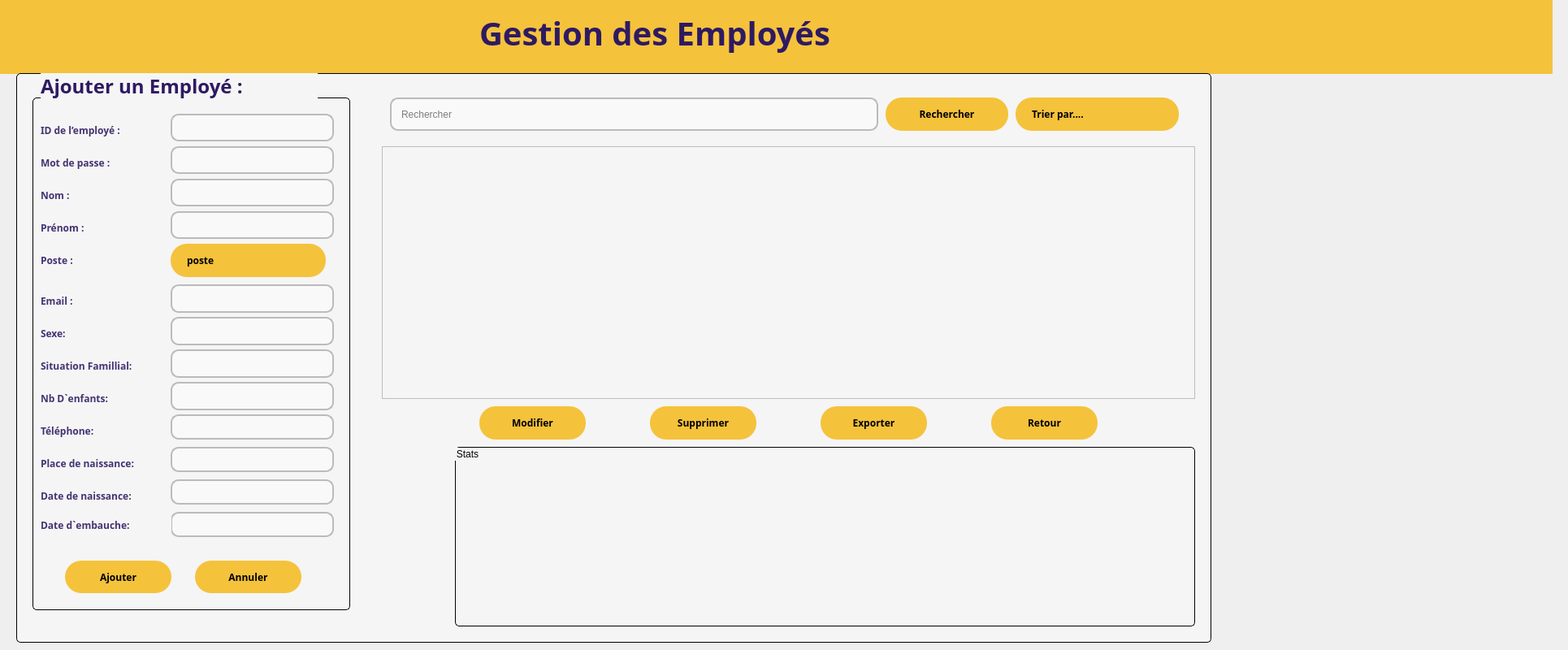
    <widget class="QWidget" name="page_3">
     <widget class="QLabel" name="label_5">
      <property name="geometry">
       <rect>
        <x>-10</x>
        <y>-10</y>
        <width>1921</width>
        <height>101</height>
       </rect>
      </property>
      <property name="font">
       <font>
        <family>Poppins</family>
        <pointsize>28</pointsize>
        <bold>true</bold>
       </font>
      </property>
      <property name="styleSheet">
       <string notr="true">background-color: rgb(245, 194, 60);
color: rgb(46, 26, 98);</string>
      </property>
      <property name="text">
       <string/>
      </property>
     </widget>
     <widget class="QLabel" name="label_6">
      <property name="geometry">
       <rect>
        <x>40</x>
        <y>-10</y>
        <width>201</width>
        <height>101</height>
       </rect>
      </property>
      <property name="styleSheet">
       <string notr="true">background-color: rgb(245, 194, 60);</string>
      </property>
      <property name="text">
       <string/>
      </property>
      <property name="pixmap">
       <pixmap>:/pic/pic/logo.png</pixmap>
      </property>
     </widget>
     <widget class="QLabel" name="label_7">
      <property name="geometry">
       <rect>
        <x>590</x>
        <y>-10</y>
        <width>941</width>
        <height>101</height>
       </rect>
      </property>
      <property name="font">
       <font>
        <family>Poppins</family>
        <pointsize>30</pointsize>
        <bold>true</bold>
       </font>
      </property>
      <property name="styleSheet">
       <string notr="true">background-color: rgb(245, 194, 60);
color: rgb(46, 26, 98);</string>
      </property>
      <property name="text">
       <string>Gestion des Employés</string>
      </property>
     </widget>
     <widget class="QLabel" name="label_26">
      <property name="geometry">
       <rect>
        <x>0</x>
        <y>0</y>
        <width>141</width>
        <height>91</height>
       </rect>
      </property>
      <property name="styleSheet">
       <string notr="true">background-color: rgb(245, 194, 60);</string>
      </property>
      <property name="text">
       <string/>
      </property>
      <property name="pixmap">
       <pixmap resource="resources.qrc">:/images/hlow.png</pixmap>
      </property>
      <property name="scaledContents">
       <bool>true</bool>
      </property>
     </widget>
     <widget class="QGroupBox" name="groupBox_5">
      <property name="geometry">
       <rect>
        <x>20</x>
        <y>90</y>
        <width>1471</width>
        <height>701</height>
       </rect>
      </property>
      <property name="styleSheet">
       <string notr="true">QGroupBox {
     border: 1px solid black;
      border-radius: 5px;	
	 color: rgb(46, 26, 98);
background-color: rgb(245, 245, 245);
    }
 
</string>
      </property>
      <property name="title">
       <string/>
      </property>
      <widget class="QPushButton" name="editEMP">
       <property name="geometry">
        <rect>
         <x>570</x>
         <y>410</y>
         <width>131</width>
         <height>41</height>
        </rect>
       </property>
       <property name="font">
        <font>
         <family>Poppins</family>
         <bold>true</bold>
        </font>
       </property>
       <property name="styleSheet">
        <string notr="true">QPushButton {
    background-color: #F5C23C;
    color: black;
    border-radius: 20px;
    padding: 10px 20px;
    font-weight: bold;
}
QPushButton:hover {
background-color: rgb(46, 26, 98);
}</string>
       </property>
       <property name="text">
        <string>Modifier</string>
       </property>
       <property name="icon">
        <iconset theme="QIcon::ThemeIcon::EditCut"/>
       </property>
      </widget>
      <widget class="QGroupBox" name="groupBoxposte">
       <property name="geometry">
        <rect>
         <x>540</x>
         <y>460</y>
         <width>911</width>
         <height>221</height>
        </rect>
       </property>
       <property name="styleSheet">
        <string notr="true">color:black
</string>
       </property>
       <property name="title">
        <string>Stats</string>
       </property>
      </widget>
      <widget class="QPushButton" name="QuitterEMP">
       <property name="geometry">
        <rect>
         <x>1200</x>
         <y>410</y>
         <width>131</width>
         <height>41</height>
        </rect>
       </property>
       <property name="font">
        <font>
         <family>Poppins</family>
         <bold>true</bold>
        </font>
       </property>
       <property name="styleSheet">
        <string notr="true">QPushButton {
    background-color: #F5C23C;
    color: black;
    border-radius: 20px;
    padding: 10px 20px;
    font-weight: bold;
}
QPushButton:hover {
background-color: rgb(46, 26, 98);
}</string>
       </property>
       <property name="text">
        <string>Retour</string>
       </property>
       <property name="icon">
        <iconset theme="QIcon::ThemeIcon::GoHome"/>
       </property>
      </widget>
      <widget class="QPushButton" name="exporterEMP">
       <property name="geometry">
        <rect>
         <x>990</x>
         <y>410</y>
         <width>131</width>
         <height>41</height>
        </rect>
       </property>
       <property name="font">
        <font>
         <family>Poppins</family>
         <bold>true</bold>
        </font>
       </property>
       <property name="styleSheet">
        <string notr="true">QPushButton {
    background-color: #F5C23C;
    color: black;
    border-radius: 20px;
    padding: 10px 20px;
    font-weight: bold;
}
QPushButton:hover {
background-color: rgb(46, 26, 98);
}</string>
       </property>
       <property name="text">
        <string>Exporter</string>
       </property>
       <property name="icon">
        <iconset theme="QIcon::ThemeIcon::DocumentOpen"/>
       </property>
      </widget>
      <widget class="QTableView" name="tableView_3">
       <property name="geometry">
        <rect>
         <x>450</x>
         <y>90</y>
         <width>1001</width>
         <height>311</height>
        </rect>
       </property>
       <property name="font">
        <font>
         <family>Poppins</family>
         <bold>true</bold>
        </font>
       </property>
       <property name="styleSheet">
        <string notr="true">QTableView {
    background-color: #f5f5f5;       /* Light gray background */
    color: black;                    /* Text color */
    gridline-color: #d0d0d0;         /* Subtle grid */
    selection-background-color: #ffd966; /* Yellow highlight */
    selection-color: black;
}

QHeaderView::section {
    background-color: #4b2e83;       /* Purple header */
    color: white;                    /* White header text */
    font-weight: bold;
    padding: 4px;
    border: none;
}
</string>
       </property>
      </widget>
      <widget class="QPushButton" name="suppEMP">
       <property name="geometry">
        <rect>
         <x>780</x>
         <y>410</y>
         <width>131</width>
         <height>41</height>
        </rect>
       </property>
       <property name="font">
        <font>
         <family>Poppins</family>
         <bold>true</bold>
        </font>
       </property>
       <property name="styleSheet">
        <string notr="true">QPushButton {
    background-color: #F5C23C;
    color: black;
    border-radius: 20px;
    padding: 10px 20px;
    font-weight: bold;
}
QPushButton:hover {
background-color: rgb(46, 26, 98);
}</string>
       </property>
       <property name="text">
        <string>Supprimer</string>
       </property>
       <property name="icon">
        <iconset theme="QIcon::ThemeIcon::EditDelete"/>
       </property>
      </widget>
      <widget class="QGroupBox" name="groupBox_7">
       <property name="geometry">
        <rect>
         <x>20</x>
         <y>30</y>
         <width>391</width>
         <height>631</height>
        </rect>
       </property>
       <property name="styleSheet">
        <string notr="true">background-color: rgb(245, 245, 245);</string>
       </property>
       <property name="title">
        <string/>
       </property>
       <widget class="QLabel" name="label_id_2">
        <property name="geometry">
         <rect>
          <x>10</x>
          <y>30</y>
          <width>131</width>
          <height>20</height>
         </rect>
        </property>
        <property name="font">
         <font>
          <family>Poppins</family>
          <bold>true</bold>
         </font>
        </property>
        <property name="styleSheet">
         <string notr="true">color: rgb(68, 51, 114);</string>
        </property>
        <property name="text">
         <string>ID de l’employé :</string>
        </property>
       </widget>
       <widget class="QLineEdit" name="IDEMP">
        <property name="geometry">
         <rect>
          <x>170</x>
          <y>20</y>
          <width>201</width>
          <height>34</height>
         </rect>
        </property>
        <property name="styleSheet">
         <string notr="true">QLineEdit {
    background: #f9f9f9;
    border: 2px solid #bbb;
    border-radius: 10px;
    padding: 6px 10px;
	color: black;
}
QLineEdit:focus {
    border: 1px solid #5c6bc0; /* highlight on focus */
    background: #fff;
}</string>
        </property>
        <property name="text">
         <string/>
        </property>
       </widget>
       <widget class="QLabel" name="label_password_2">
        <property name="geometry">
         <rect>
          <x>10</x>
          <y>70</y>
          <width>111</width>
          <height>20</height>
         </rect>
        </property>
        <property name="font">
         <font>
          <family>Poppins</family>
          <bold>true</bold>
         </font>
        </property>
        <property name="styleSheet">
         <string notr="true">color:#443372</string>
        </property>
        <property name="text">
         <string>Mot de passe :</string>
        </property>
       </widget>
       <widget class="QLineEdit" name="motdepasseEMP">
        <property name="geometry">
         <rect>
          <x>170</x>
          <y>60</y>
          <width>201</width>
          <height>34</height>
         </rect>
        </property>
        <property name="styleSheet">
         <string notr="true">QLineEdit {
    background: #f9f9f9;
    border: 2px solid #bbb;
    border-radius: 10px;
    padding: 6px 10px;
	color: black;
}
QLineEdit:focus {
    border: 1px solid #5c6bc0; /* highlight on focus */
    background: #fff;
}</string>
        </property>
        <property name="echoMode">
         <enum>QLineEdit::EchoMode::Password</enum>
        </property>
       </widget>
       <widget class="QLabel" name="label_nom_2">
        <property name="geometry">
         <rect>
          <x>10</x>
          <y>110</y>
          <width>51</width>
          <height>20</height>
         </rect>
        </property>
        <property name="font">
         <font>
          <family>Poppins</family>
          <bold>true</bold>
         </font>
        </property>
        <property name="styleSheet">
         <string notr="true">color:#443372</string>
        </property>
        <property name="text">
         <string>Nom :</string>
        </property>
       </widget>
       <widget class="QLineEdit" name="nomEMP">
        <property name="geometry">
         <rect>
          <x>170</x>
          <y>100</y>
          <width>201</width>
          <height>34</height>
         </rect>
        </property>
        <property name="styleSheet">
         <string notr="true">QLineEdit {
    background: #f9f9f9;
    border: 2px solid #bbb;
    border-radius: 10px;
    padding: 6px 10px;
	color: black;
}
QLineEdit:focus {
    border: 1px solid #5c6bc0; /* highlight on focus */
    background: #fff;
}</string>
        </property>
       </widget>
       <widget class="QLabel" name="label_prenom_2">
        <property name="geometry">
         <rect>
          <x>10</x>
          <y>150</y>
          <width>71</width>
          <height>20</height>
         </rect>
        </property>
        <property name="font">
         <font>
          <family>Poppins</family>
          <bold>true</bold>
         </font>
        </property>
        <property name="styleSheet">
         <string notr="true">color:#443372
</string>
        </property>
        <property name="text">
         <string>Prénom :</string>
        </property>
       </widget>
       <widget class="QLineEdit" name="prenomEMP">
        <property name="geometry">
         <rect>
          <x>170</x>
          <y>140</y>
          <width>201</width>
          <height>34</height>
         </rect>
        </property>
        <property name="styleSheet">
         <string notr="true">QLineEdit {
    background: #f9f9f9;
    border: 2px solid #bbb;
    border-radius: 10px;
    padding: 6px 10px;
	color: black;
}
QLineEdit:focus {
    border: 1px solid #5c6bc0; /* highlight on focus */
    background: #fff;
}</string>
        </property>
       </widget>
       <widget class="QLabel" name="label_poste_2">
        <property name="geometry">
         <rect>
          <x>10</x>
          <y>190</y>
          <width>51</width>
          <height>20</height>
         </rect>
        </property>
        <property name="font">
         <font>
          <family>Poppins</family>
          <bold>true</bold>
         </font>
        </property>
        <property name="styleSheet">
         <string notr="true">color:#443372</string>
        </property>
        <property name="text">
         <string>Poste :</string>
        </property>
       </widget>
       <widget class="QLabel" name="label_email_2">
        <property name="geometry">
         <rect>
          <x>10</x>
          <y>240</y>
          <width>51</width>
          <height>20</height>
         </rect>
        </property>
        <property name="font">
         <font>
          <family>Poppins</family>
          <bold>true</bold>
         </font>
        </property>
        <property name="styleSheet">
         <string notr="true">color:#443372</string>
        </property>
        <property name="text">
         <string>Email :</string>
        </property>
       </widget>
       <widget class="QLineEdit" name="emailEMP">
        <property name="geometry">
         <rect>
          <x>170</x>
          <y>230</y>
          <width>201</width>
          <height>35</height>
         </rect>
        </property>
        <property name="styleSheet">
         <string notr="true">QLineEdit {
    background: #f9f9f9;
    border: 2px solid #bbb;
    border-radius: 10px;
    padding: 6px 10px;
	color: black;
}
QLineEdit:focus {
    border: 1px solid #5c6bc0; /* highlight on focus */
    background: #fff;
}</string>
        </property>
       </widget>
       <widget class="QLineEdit" name="sexeEMP_2">
        <property name="geometry">
         <rect>
          <x>170</x>
          <y>270</y>
          <width>201</width>
          <height>35</height>
         </rect>
        </property>
        <property name="styleSheet">
         <string notr="true">QLineEdit {
    background: #f9f9f9;
    border: 2px solid #bbb;
    border-radius: 10px;
    padding: 6px 10px;
	color: black;
}
QLineEdit:focus {
    border: 1px solid #5c6bc0; /* highlight on focus */
    background: #fff;
}</string>
        </property>
       </widget>
       <widget class="QLineEdit" name="situEMP">
        <property name="geometry">
         <rect>
          <x>170</x>
          <y>310</y>
          <width>201</width>
          <height>35</height>
         </rect>
        </property>
        <property name="styleSheet">
         <string notr="true">QLineEdit {
    background: #f9f9f9;
    border: 2px solid #bbb;
    border-radius: 10px;
    padding: 6px 10px;
	color: black;
}
QLineEdit:focus {
    border: 1px solid #5c6bc0; /* highlight on focus */
    background: #fff;
}</string>
        </property>
       </widget>
       <widget class="QLineEdit" name="enfantEMP">
        <property name="geometry">
         <rect>
          <x>170</x>
          <y>350</y>
          <width>201</width>
          <height>35</height>
         </rect>
        </property>
        <property name="styleSheet">
         <string notr="true">QLineEdit {
    background: #f9f9f9;
    border: 2px solid #bbb;
    border-radius: 10px;
    padding: 6px 10px;
	color: black;
}
QLineEdit:focus {
    border: 1px solid #5c6bc0; /* highlight on focus */
    background: #fff;
}</string>
        </property>
       </widget>
       <widget class="QLabel" name="label_sexe_2">
        <property name="geometry">
         <rect>
          <x>10</x>
          <y>280</y>
          <width>61</width>
          <height>20</height>
         </rect>
        </property>
        <property name="font">
         <font>
          <family>Poppins</family>
          <bold>true</bold>
         </font>
        </property>
        <property name="styleSheet">
         <string notr="true">color:#443372</string>
        </property>
        <property name="text">
         <string>Sexe:</string>
        </property>
       </widget>
       <widget class="QLabel" name="label_situation_2">
        <property name="geometry">
         <rect>
          <x>10</x>
          <y>320</y>
          <width>151</width>
          <height>20</height>
         </rect>
        </property>
        <property name="font">
         <font>
          <family>Poppins</family>
          <bold>true</bold>
         </font>
        </property>
        <property name="styleSheet">
         <string notr="true">color:#443372</string>
        </property>
        <property name="text">
         <string>Situation Famillial:</string>
        </property>
       </widget>
       <widget class="QLabel" name="label_enfants_2">
        <property name="geometry">
         <rect>
          <x>10</x>
          <y>360</y>
          <width>121</width>
          <height>20</height>
         </rect>
        </property>
        <property name="font">
         <font>
          <family>Poppins</family>
          <bold>true</bold>
         </font>
        </property>
        <property name="styleSheet">
         <string notr="true">color:#443372</string>
        </property>
        <property name="text">
         <string>Nb D`enfants:</string>
        </property>
       </widget>
       <widget class="QLineEdit" name="telEMP">
        <property name="geometry">
         <rect>
          <x>170</x>
          <y>390</y>
          <width>201</width>
          <height>31</height>
         </rect>
        </property>
        <property name="styleSheet">
         <string notr="true">QLineEdit {
    background: #f9f9f9;
    border: 2px solid #bbb;
    border-radius: 10px;
    padding: 6px 10px;
	color: black;
}
QLineEdit:focus {
    border: 1px solid #5c6bc0; /* highlight on focus */
    background: #fff;
}</string>
        </property>
       </widget>
       <widget class="QLabel" name="label_telephone_2">
        <property name="geometry">
         <rect>
          <x>10</x>
          <y>400</y>
          <width>121</width>
          <height>20</height>
         </rect>
        </property>
        <property name="font">
         <font>
          <family>Poppins</family>
          <bold>true</bold>
         </font>
        </property>
        <property name="styleSheet">
         <string notr="true">color:#443372</string>
        </property>
        <property name="text">
         <string>Téléphone:</string>
        </property>
       </widget>
       <widget class="QPushButton" name="ajouterEMP">
        <property name="geometry">
         <rect>
          <x>40</x>
          <y>570</y>
          <width>131</width>
          <height>40</height>
         </rect>
        </property>
        <property name="font">
         <font>
          <family>Poppins</family>
          <bold>true</bold>
         </font>
        </property>
        <property name="styleSheet">
         <string notr="true">QPushButton {
    background-color: #F5C23C;
    color: black;
    border-radius: 20px;
    padding: 10px 20px;
    font-weight: bold;
}
QPushButton:hover {
background-color: rgb(46, 26, 98);
}</string>
        </property>
        <property name="text">
         <string>Ajouter</string>
        </property>
        <property name="icon">
         <iconset theme="QIcon::ThemeIcon::ContactNew"/>
        </property>
       </widget>
       <widget class="QPushButton" name="annulerEMP">
        <property name="geometry">
         <rect>
          <x>200</x>
          <y>570</y>
          <width>131</width>
          <height>40</height>
         </rect>
        </property>
        <property name="font">
         <font>
          <family>Poppins</family>
          <bold>true</bold>
         </font>
        </property>
        <property name="styleSheet">
         <string notr="true">QPushButton {
    background-color: #F5C23C;
    color: black;
    border-radius: 20px;
    padding: 10px 20px;
    font-weight: bold;
}
QPushButton:hover {
background-color: rgb(46, 26, 98);
}</string>
        </property>
        <property name="text">
         <string>Annuler</string>
        </property>
        <property name="icon">
         <iconset theme="QIcon::ThemeIcon::ApplicationExit"/>
        </property>
       </widget>
       <widget class="QLabel" name="label_place_3">
        <property name="geometry">
         <rect>
          <x>10</x>
          <y>440</y>
          <width>161</width>
          <height>20</height>
         </rect>
        </property>
        <property name="font">
         <font>
          <family>Poppins</family>
          <bold>true</bold>
         </font>
        </property>
        <property name="styleSheet">
         <string notr="true">color:#443372</string>
        </property>
        <property name="text">
         <string>Place de naissance:</string>
        </property>
       </widget>
       <widget class="QLabel" name="label_date_4">
        <property name="geometry">
         <rect>
          <x>10</x>
          <y>480</y>
          <width>161</width>
          <height>20</height>
         </rect>
        </property>
        <property name="font">
         <font>
          <family>Poppins</family>
          <bold>true</bold>
         </font>
        </property>
        <property name="styleSheet">
         <string notr="true">color:#443372</string>
        </property>
        <property name="text">
         <string>Date de naissance:</string>
        </property>
       </widget>
       <widget class="QLineEdit" name="placeEMP">
        <property name="geometry">
         <rect>
          <x>170</x>
          <y>430</y>
          <width>201</width>
          <height>31</height>
         </rect>
        </property>
        <property name="styleSheet">
         <string notr="true">QLineEdit {
    background: #f9f9f9;
    border: 2px solid #bbb;
    border-radius: 10px;
    padding: 6px 10px;
	color: black;
}
QLineEdit:focus {
    border: 1px solid #5c6bc0; /* highlight on focus */
    background: #fff;
}</string>
        </property>
       </widget>
       <widget class="QLineEdit" name="dateEMP">
        <property name="geometry">
         <rect>
          <x>170</x>
          <y>470</y>
          <width>201</width>
          <height>31</height>
         </rect>
        </property>
        <property name="styleSheet">
         <string notr="true">QLineEdit {
    background: #f9f9f9;
    border: 2px solid #bbb;
    border-radius: 10px;
    padding: 6px 10px;
	color: black;
}
QLineEdit:focus {
    border: 1px solid #5c6bc0; /* highlight on focus */
    background: #fff;
}</string>
        </property>
       </widget>
       <widget class="QComboBox" name="postComboBox">
        <property name="geometry">
         <rect>
          <x>170</x>
          <y>180</y>
          <width>191</width>
          <height>41</height>
         </rect>
        </property>
        <property name="font">
         <font>
          <family>Poppins</family>
          <bold>true</bold>
         </font>
        </property>
        <property name="styleSheet">
         <string notr="true">QComboBox {
    background-color: #F5C23C;
    color: black;
    border-radius: 20px;
    padding: 5px 20px;
    font-weight: bold;
}

QComboBox:hover {
background-color: rgb(46, 26, 98);
    color: white;
}

QComboBox::drop-down {
    subcontrol-origin: padding;
    subcontrol-position: top right;
    width: 30px;
    border-left: none;
    background-color: transparent;
}

QComboBox::down-arrow {
    width: 12px;
    height: 12px;
}

QComboBox QAbstractItemView {
    background-color: #F5C23C;       /* list background */
    color: black;                     /* text color */
    selection-background-color: #000080; /* selected item background */
    selection-color: white;           /* selected item text */
    border-radius: 10px;
    padding: 5px;
}
</string>
        </property>
        <property name="placeholderText">
         <string>poste</string>
        </property>
        <item>
         <property name="text">
          <string>Responsable RH</string>
         </property>
        </item>
        <item>
         <property name="text">
          <string>Responsable Stock</string>
         </property>
        </item>
        <item>
         <property name="text">
          <string>Responsable Achats</string>
         </property>
        </item>
        <item>
         <property name="text">
          <string>Responsable de la Relation Client</string>
         </property>
        </item>
        <item>
         <property name="text">
          <string>Responsable Vente</string>
         </property>
        </item>
        <item>
         <property name="text">
          <string>Admin</string>
         </property>
        </item>
       </widget>
       <widget class="QLineEdit" name="embauche_emp">
        <property name="geometry">
         <rect>
          <x>170</x>
          <y>510</y>
          <width>201</width>
          <height>31</height>
         </rect>
        </property>
        <property name="styleSheet">
         <string notr="true">QLineEdit {
    background: #f9f9f9;
    border: 2px solid #bbb;
    border-radius: 10px;
    padding: 6px 10px;
	color: black;
}
QLineEdit:focus {
    border: 1px solid #5c6bc0; /* highlight on focus */
    background: #fff;
}</string>
        </property>
       </widget>
       <widget class="QLabel" name="label_date_5">
        <property name="geometry">
         <rect>
          <x>10</x>
          <y>516</y>
          <width>161</width>
          <height>20</height>
         </rect>
        </property>
        <property name="font">
         <font>
          <family>Poppins</family>
          <bold>true</bold>
         </font>
        </property>
        <property name="styleSheet">
         <string notr="true">color:#443372</string>
        </property>
        <property name="text">
         <string>Date d`embauche:</string>
        </property>
       </widget>
      </widget>
      <widget class="QLabel" name="label_4">
       <property name="geometry">
        <rect>
         <x>30</x>
         <y>0</y>
         <width>341</width>
         <height>31</height>
        </rect>
       </property>
       <property name="font">
        <font>
         <family>Poppins</family>
         <pointsize>18</pointsize>
         <bold>true</bold>
        </font>
       </property>
       <property name="styleSheet">
        <string notr="true">color: rgb(46, 26, 98);
background-color: rgb(245, 245, 245);</string>
       </property>
       <property name="text">
        <string>Ajouter un Employé :</string>
       </property>
      </widget>
      <widget class="QComboBox" name="trierEMP">
       <property name="geometry">
        <rect>
         <x>1230</x>
         <y>30</y>
         <width>201</width>
         <height>41</height>
        </rect>
       </property>
       <property name="font">
        <font>
         <family>Poppins</family>
         <bold>true</bold>
        </font>
       </property>
       <property name="styleSheet">
        <string notr="true">QComboBox {
    background-color: #F5C23C;
    color: black;
    border-radius: 20px;
    padding: 5px 20px;
    font-weight: bold;
}

QComboBox:hover {
background-color: rgb(46, 26, 98);
    color: white;
}

QComboBox::drop-down {
    subcontrol-origin: padding;
    subcontrol-position: top right;
    width: 30px;
    border-left: none;
    background-color: transparent;
}

QComboBox::down-arrow {
    width: 12px;
    height: 12px;
}

QComboBox QAbstractItemView {
    background-color: #F5C23C;       /* list background */
    color: black;                     /* text color */
    selection-background-color: #000080; /* selected item background */
    selection-color: white;           /* selected item text */
    border-radius: 10px;
    padding: 5px;
}
</string>
       </property>
       <property name="placeholderText">
        <string>Trier par....</string>
       </property>
       <item>
        <property name="text">
         <string>Trier par....</string>
        </property>
       </item>
       <item>
        <property name="text">
         <string>A-Z</string>
        </property>
       </item>
       <item>
        <property name="text">
         <string>date d'embauche</string>
        </property>
       </item>
      </widget>
      <widget class="QLineEdit" name="rechercher">
       <property name="geometry">
        <rect>
         <x>460</x>
         <y>30</y>
         <width>601</width>
         <height>41</height>
        </rect>
       </property>
       <property name="styleSheet">
        <string notr="true">QLineEdit {
    background: #f9f9f9;
    border: 2px solid #bbb;
    border-radius: 10px;
    padding: 6px 10px;
	color:black
}
QLineEdit:focus {
    border: 1px solid #5c6bc0; /* highlight on focus */
    background: #fff;
}</string>
       </property>
       <property name="placeholderText">
        <string>Rechercher</string>
       </property>
      </widget>
      <widget class="QPushButton" name="rechercherEMP">
       <property name="geometry">
        <rect>
         <x>1070</x>
         <y>30</y>
         <width>151</width>
         <height>41</height>
        </rect>
       </property>
       <property name="font">
        <font>
         <family>Poppins</family>
         <bold>true</bold>
        </font>
       </property>
       <property name="styleSheet">
        <string notr="true">QPushButton {
    background-color: #F5C23C;
    color: black;
    border-radius: 20px;
    padding: 10px 20px;
    font-weight: bold;
}
QPushButton:hover {
    	background-color: rgb(46, 26, 98);

}</string>
       </property>
       <property name="text">
        <string>Rechercher</string>
       </property>
       <property name="icon">
        <iconset theme="QIcon::ThemeIcon::EditFind"/>
       </property>
      </widget>
     </widget>
    </widget>
